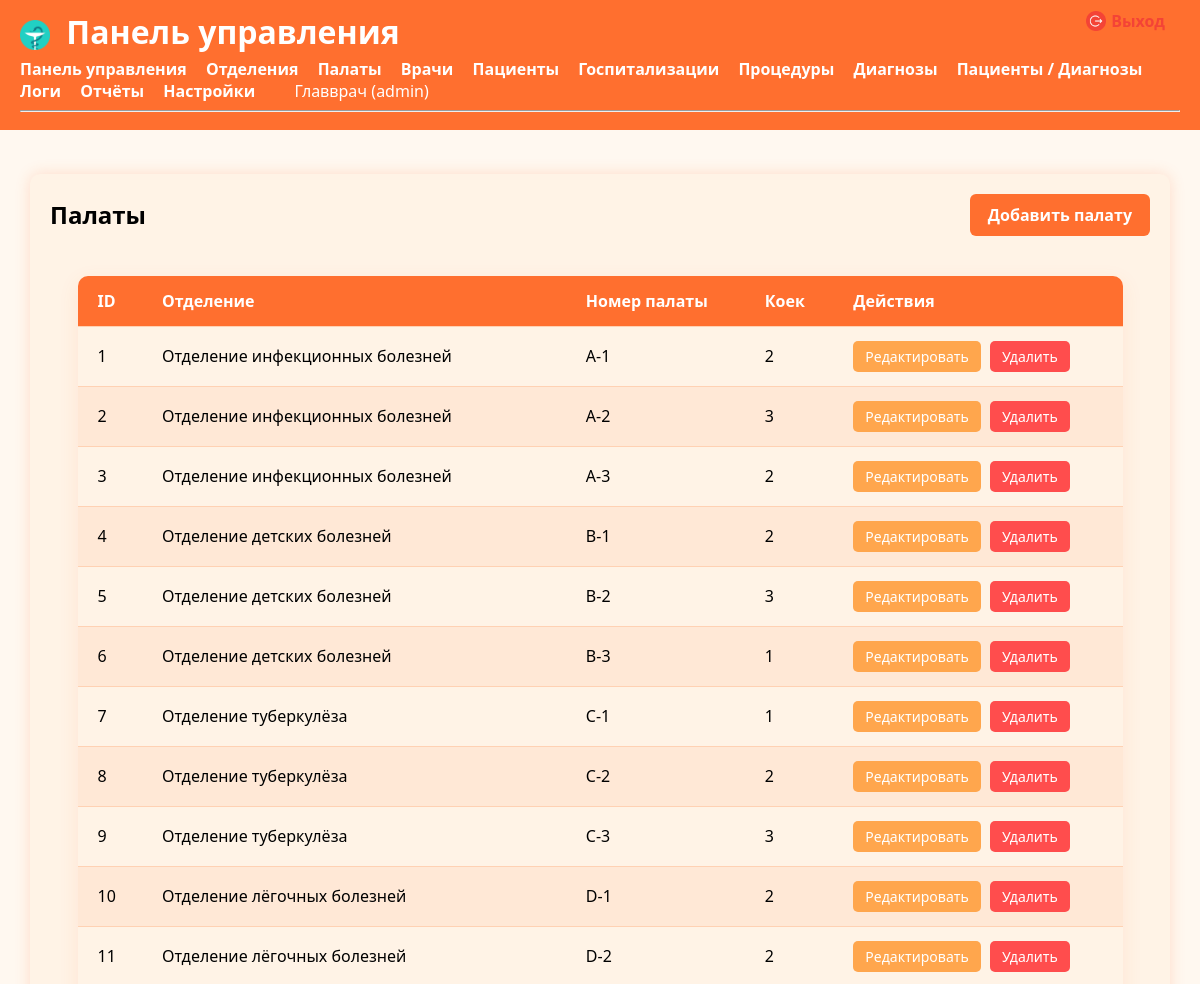
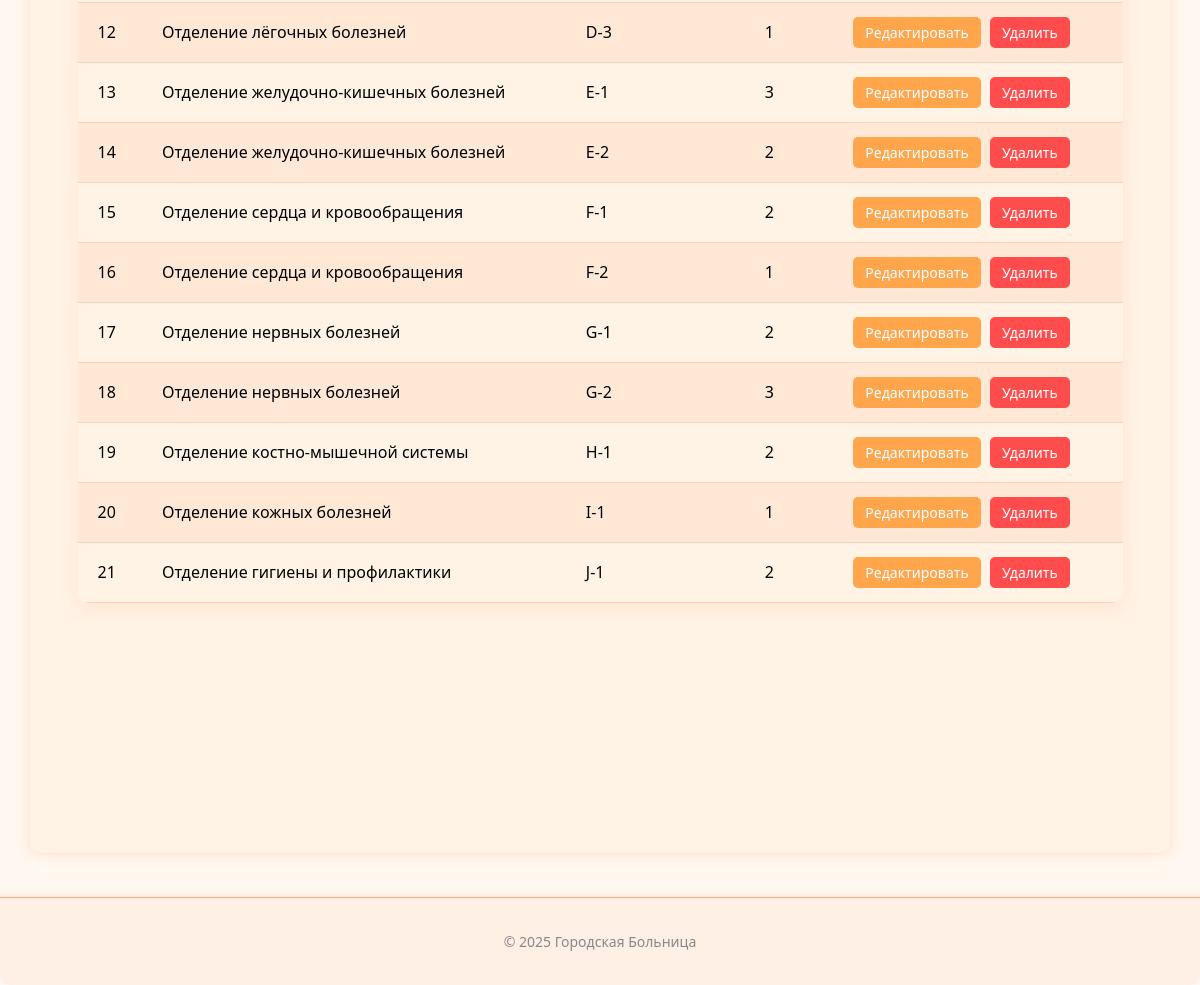
The app's page /index.php?controller=ward&action=index (signed in) with its own data (2 pictures, top to bottom).
### tables this page shows
CREATE TABLE Ward (
    Id INT AUTO_INCREMENT PRIMARY KEY,
    DepartmentId INT NOT NULL,
    WardNumber VARCHAR(10) NOT NULL,
    BedCount INT DEFAULT 1,
    FOREIGN KEY (DepartmentId) REFERENCES Department(Id)
        ON DELETE CASCADE
        ON UPDATE CASCADE
);

CREATE TABLE Department (
    Id INT AUTO_INCREMENT PRIMARY KEY,
    Name VARCHAR(100) NOT NULL
);

### hospital-stat/app/controllers/WardController.php (called while the page is built, shortened)
<?php
require_once __DIR__ . '/../models/Ward.php';
class WardController
{
    private $model;
    public function __construct()
    {
        $this->model = new Ward();
    }
    public function index()
    {
        $wards = $this->model->getAll();
        include __DIR__ . '/../views/layouts/main.php';
    }
}

### hospital-stat/config/lang.php (called while the page is built, shortened)
<?php
function __($key) {
    return $GLOBALS['lang'][$key] ?? $key;
}

### hospital-stat/app/models/Model.php (called while the page is built, shortened)
<?php
class Model
{
    protected $pdo;
    public function __construct()
    {
        $this->pdo = $GLOBALS['pdo'];
    }
    protected function query($sql, $params = [])
    {
        try {
            $stmt = $this->pdo->prepare($sql);
            $stmt->execute($params);
            return $stmt;
        } catch (\PDOException $e) {
            $message = $e->getMessage();
            if (str_contains($message, '1146')) {
                preg_match('/Table \'[^\']*\.([^\']*)\'/', $message, $matches);
                $table = $matches[1] ?? 'неизвестная';
                $content = ErrorDbTableNotFoundController::getContent($table);
                include __DIR__ . '/../views/layouts/main.php';
                exit;
            }
            if (str_contains($message, '1054')) {
                preg_match("/Unknown column '([^']*)'/", $message, $matches);
                $column = $matches[1] ?? 'неизвестная';
                $content = ErrorDbColumnNotFoundController::getContent($column);
                include __DIR__ . '/../views/layouts/main.php';
                exit;
            }
            throw $e;
        }
    }
    protected function fetchAll($sql, $params = [])
    {
        return $this->query($sql, $params)->fetchAll();
    }
}

### hospital-stat/app/models/Ward.php (called while the page is built, shortened)
<?php
require_once __DIR__ . '/Model.php';
class Ward extends Model
{
    protected $table = 'Ward';
    public function getAll()
    {
        return $this->fetchAll("SELECT w.*, d.Name AS DepartmentName
                                FROM {$this->table} w
                                JOIN Department d ON w.DepartmentId = d.Id
                                ORDER BY w.WardNumber");
    }
}

### hospital-stat/app/views/wards/index.php (the view)
<div class="section-header">
    <h2><?= __('wards') ?></h2>
    <a href="index.php?controller=ward&action=createForm" class="add-button"><?= __('add_ward') ?></a>
</div>
<table class="responsive-table">
    <thead>
        <tr>
<th>ID</th>
<th><?= __('department') ?></th>
 <th><?= __('ward_number') ?></th>
 <th><?= __('bed_count') ?></th>
 <th><?= __('actions') ?></th>
</tr>
    </thead>
    <tbody>
    <?php foreach($wards as $w): ?>
        <tr>
 <td><?= $w['Id'] ?></td>
 <td><?= htmlspecialchars($w['DepartmentName']) ?></td>
     <td><?= htmlspecialchars($w['WardNumber']) ?></td>
     <td><?= $w['BedCount'] ?></td>
 <td>
     <a href="index.php?controller=ward&action=editForm&id=<?= $w['Id'] ?>" class="edit"><?= __('edit') ?></a>
 <a href="index.php?controller=ward&action=delete&id=<?= $w['Id'] ?>" onclick="return confirm('<?= __('confirm_delete') ?>')" class="delete"><?= __('delete') ?></a>
 </td>
     </tr>
 <?php endforeach; ?>
    </tbody>
</table>

### hospital-stat/public/css/juice-orange.css (style rules this page uses)
body { font-family: "Segoe UI", Arial, sans-serif; background-color: #fff8f0; margin: 0; }
.section-header { display: flex; justify-content: space-between; align-items: center; margin-bottom: 30px; }
.section-header h2 { margin: 0; }
.section-header .add-button { background-color: #ff6f2f; color: white; padding: 10px 18px; border-radius: 6px; text-decoration: none; font-weight: 600; transition: background-color 0.2s ease; }
.responsive-table { width: 95%; margin: 40px auto; border-collapse: separate; border-spacing: 0; font-size: 16px; font-family: "Segoe UI", Arial, sans-serif; box-shadow: 0 6px 20px rgba(255,111,47,0.1); border-radius: 10px; overflow: hidden; background-color: #fff3e6; }
.responsive-table thead { background-color: #ff6f2f; color: white; }
.responsive-table th, .responsive-table td { padding: 14px 20px; text-align: left; border-bottom: 1px solid #ffd1b3; }
.responsive-table th { font-weight: 600; }
.responsive-table tbody tr { background-color: #fff3e6; transition: background-color 0.2s ease; }
.responsive-table tbody tr:nth-child(even) { background-color: #ffe8d6; }
.responsive-table a { text-decoration: none; font-weight: 500; padding: 6px 12px; border-radius: 5px; font-size: 14px; transition: background-color 0.2s ease; display: inline-block; margin-right: 5px; }
.responsive-table a.edit { background-color: #ffa64d; color: white; }
.responsive-table a.delete { background-color: #ff4d4d; color: white; }

### records on screen
ward: Id "1", DepartmentId.Name "Отделение инфекционных болезней", WardNumber "A-1", BedCount "2"
ward: Id "2", DepartmentId.Name "Отделение инфекционных болезней", WardNumber "A-2", BedCount "3"
ward: Id "3", DepartmentId.Name "Отделение инфекционных болезней", WardNumber "A-3", BedCount "2"
ward: Id "4", DepartmentId.Name "Отделение детских болезней", WardNumber "B-1", BedCount "2"
ward: Id "5", DepartmentId.Name "Отделение детских болезней", WardNumber "B-2", BedCount "3"
ward: Id "6", DepartmentId.Name "Отделение детских болезней", WardNumber "B-3", BedCount "1"
ward: Id "7", DepartmentId.Name "Отделение туберкулёза", WardNumber "C-1", BedCount "1"
ward: Id "8", DepartmentId.Name "Отделение туберкулёза", WardNumber "C-2", BedCount "2"
ward: Id "9", DepartmentId.Name "Отделение туберкулёза", WardNumber "C-3", BedCount "3"
ward: Id "10", DepartmentId.Name "Отделение лёгочных болезней", WardNumber "D-1", BedCount "2"
ward: Id "11", DepartmentId.Name "Отделение лёгочных болезней", WardNumber "D-2", BedCount "2"
ward: Id "12", DepartmentId.Name "Отделение лёгочных болезней", WardNumber "D-3", BedCount "1"
ward: Id "13", DepartmentId.Name "Отделение желудочно-кишечных болезней", WardNumber "E-1", BedCount "3"
ward: Id "14", DepartmentId.Name "Отделение желудочно-кишечных болезней", WardNumber "E-2", BedCount "2"
ward: Id "15", DepartmentId.Name "Отделение сердца и кровообращения", WardNumber "F-1", BedCount "2"
ward: Id "16", DepartmentId.Name "Отделение сердца и кровообращения", WardNumber "F-2", BedCount "1"
ward: Id "17", DepartmentId.Name "Отделение нервных болезней", WardNumber "G-1", BedCount "2"
ward: Id "18", DepartmentId.Name "Отделение нервных болезней", WardNumber "G-2", BedCount "3"
ward: Id "19", DepartmentId.Name "Отделение костно-мышечной системы", WardNumber "H-1", BedCount "2"
ward: Id "20", DepartmentId.Name "Отделение кожных болезней", WardNumber "I-1", BedCount "1"
ward: Id "21", DepartmentId.Name "Отделение гигиены и профилактики", WardNumber "J-1", BedCount "2"

### other values on screen
__('dashboard') "Панель управления"
$label "Отделения"
$label "Палаты"
$label "Врачи"
$label "Пациенты"
$label "Госпитализации"
$label "Процедуры"
$label "Диагнозы"
$label "Пациенты / Диагнозы"
$label "Логи"
$label "Отчёты"
$label "Настройки"
$_SESSION['user']['Username'] "Главврач"
$_SESSION['user']['Role'] "admin"
__('logout') "Выход"
